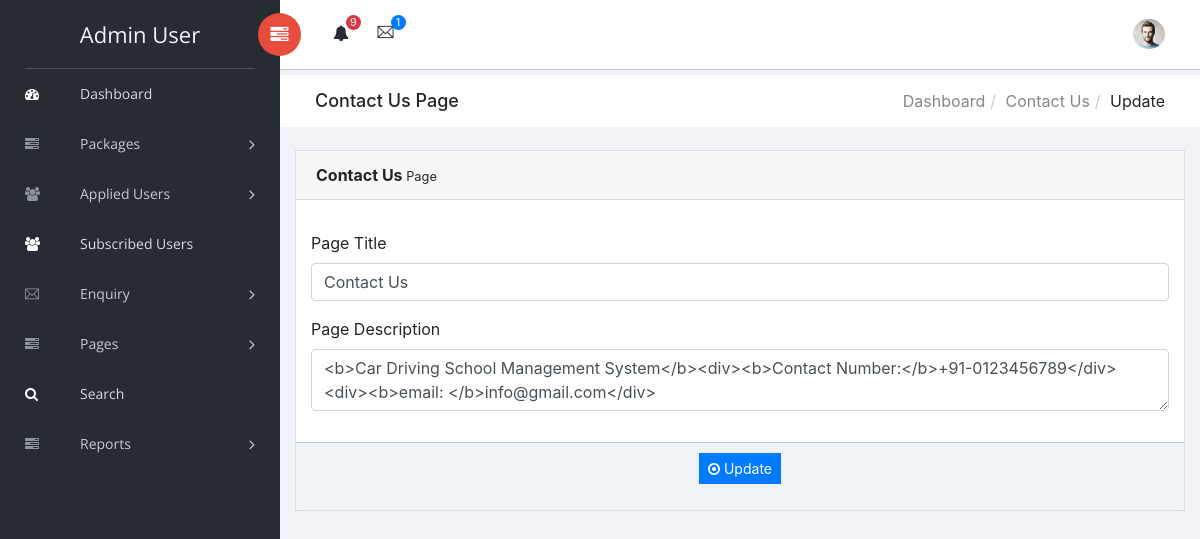
Page /cdsms/admin/contact-us.php (signed in) on the committed database.
### tables this page shows
CREATE TABLE `tblpages` (
  `ID` int(11) NOT NULL,
  `PageType` varchar(200) DEFAULT NULL,
  `PageTitle` mediumtext,
  `PageDescription` mediumtext,
  `UpdationDate` timestamp NULL DEFAULT NULL ON UPDATE CURRENT_TIMESTAMP
);

### cdsms/admin/contact-us.php (the view, shortened to what this page needs)
<?php
include('includes/dbconnection.php');
if (strlen($_SESSION['cdsmsaid']==0)) {
  header('location:logout.php');
  } else{
?>
<!doctype html>
<html class="no-js" lang="en">
<head>
    <link rel="stylesheet" href="vendors/bootstrap/dist/css/bootstrap.min.css">
    <link rel="stylesheet" href="vendors/font-awesome/css/font-awesome.min.css">
    <link rel="stylesheet" href="vendors/themify-icons/css/themify-icons.css">
    <link rel="stylesheet" href="vendors/flag-icon-css/css/flag-icon.min.css">
    <link rel="stylesheet" href="vendors/selectFX/css/cs-skin-elastic.css">
    <link rel="stylesheet" href="assets/css/style.css">
</head>
<body>
    <?php include_once('includes/sidebar.php');?>
    <div id="right-panel" class="right-panel">
        <?php include_once('includes/header.php');?>
        <div class="breadcrumbs">
            <div class="col-sm-4">
                <div class="page-header float-left">
                    <div class="page-title">
                        <h1>Contact Us Page</h1>
                    </div>
                </div>
            </div>
            <div class="col-sm-8">
                <div class="page-header float-right">
                    <div class="page-title">
                        <ol class="breadcrumb text-right">
                            <li><a href="dashboard.php">Dashboard</a></li>
                            <li><a href="contact-us.php">Contact Us</a></li>
                            <li class="active">Update</li>
                        </ol>
                    </div>
                </div>
            </div>
        </div>
        <div class="content mt-3">
            <div class="animated fadeIn">
                <div class="row">
                    <div class="col-lg-6">
                    </div>
                    <div class="col-lg-12">
                        <div class="card">
                            <div class="card-header"><strong>Contact Us</strong><small> Page</small></div>
                            <form name="package" method="post" action="">
  <?php
$ret=mysqli_query($con,"select * from  tblpages where PageType='contactus'");
while ($row=mysqli_fetch_array($ret)) {
?>
                            <div class="card-body card-block">
<div class="form-group"><label for="vat" class=" form-control-label">Page Title</label>
    <input type="text" name="pagetitle" id="pagetitle" value="<?php  echo $row['PageTitle'];?>" class="form-control" required="true"></div>
    <div class="form-group"><label for="vat" class=" form-control-label">Page Description</label>
    <textarea type="text" name="pagedes" id="pagedes" class="form-control" required="true"><?php  echo $row['PageDescription'];?></textarea></div>
                                                    </div>
                                                    <?php } ?>
                                                     <div class="card-footer">
                                                       <p style="text-align: center;"><button type="submit" class="btn btn-primary btn-sm" name="submit" id="submit">
                                                            <i class="fa fa-dot-circle-o"></i> Update
                                                        </button></p>
                                                    </div>
                                                </div>
                                            </div>
                                            </div>
                                        </div>
                                    </div>
                                </div>
</body>
</html>
<?php }  ?>

### cdsms/admin/includes/sidebar.php (shortened to what this page needs)
<aside id="left-panel" class="left-panel">
        <nav class="navbar navbar-expand-sm navbar-default">
<?php
$adminid=$_SESSION['cdsmsaid'];
$ret=mysqli_query($con,"select AdminName from tbladmin where ID='$adminid'");
$row=mysqli_fetch_array($ret);
$name=$row['AdminName'];
?>
            <div class="navbar-header">
                <a class="navbar-brand" href="dashboard.php"><?php echo $name; ?></a>
            </div>
            <div id="main-menu" class="main-menu collapse navbar-collapse">
                <ul class="nav navbar-nav">
                    <li class="active">
                        <a href="dashboard.php"> <i class="menu-icon fa fa-dashboard"></i>Dashboard </a>
                    </li>
<li class="menu-item-has-children dropdown">
                        <a href="#" class="dropdown-toggle" data-toggle="dropdown" aria-haspopup="true" aria-expanded="false"> <i class="menu-icon fa fa-tasks"></i>Packages</a>
                    </li>
 <li class="menu-item-has-children dropdown">
                        <a href="registered-users.php" class="dropdown-toggle" data-toggle="dropdown" aria-haspopup="true" aria-expanded="false"> <i class="menu-icon fa fa-users"></i>Applied Users</a>
                    </li>
                     <li class="active">
                        <a href="subscribed-users.php"> <i class="menu-icon fa fa-users"></i>Subscribed Users</a>
                    </li>
               <li class="menu-item-has-children dropdown">
                        <a href="registered-users.php" class="dropdown-toggle" data-toggle="dropdown" aria-haspopup="true" aria-expanded="false"> <i class="menu-icon ti-email"></i>Enquiry</a>
                    </li>
   <li class="menu-item-has-children dropdown">
                        <a href="#" class="dropdown-toggle" data-toggle="dropdown" aria-haspopup="true" aria-expanded="false"> <i class="menu-icon fa fa-tasks"></i>Pages</a>
                    </li>
<li class="active">
                        <a href="search.php"> <i class="menu-icon fa fa-search"></i>Search </a>
                    </li>
  <li class="menu-item-has-children dropdown">
                        <a href="#" class="dropdown-toggle" data-toggle="dropdown" aria-haspopup="true" aria-expanded="false"> <i class="menu-icon fa fa-tasks"></i>Reports</a>
                    </li>
                </ul>
            </div>
        </nav>
    </aside>

### rows in the picture
tblpages: pagetitle "Contact Us", pagedes "<b>Car Driving School Management System</b><div><b>Contact Number:</b>+91-0123456789</div><div><b>email: </b>info@gmail.com</div>"

### other values in the picture
$name "Admin User"
$num "9"
$num1 "1"
